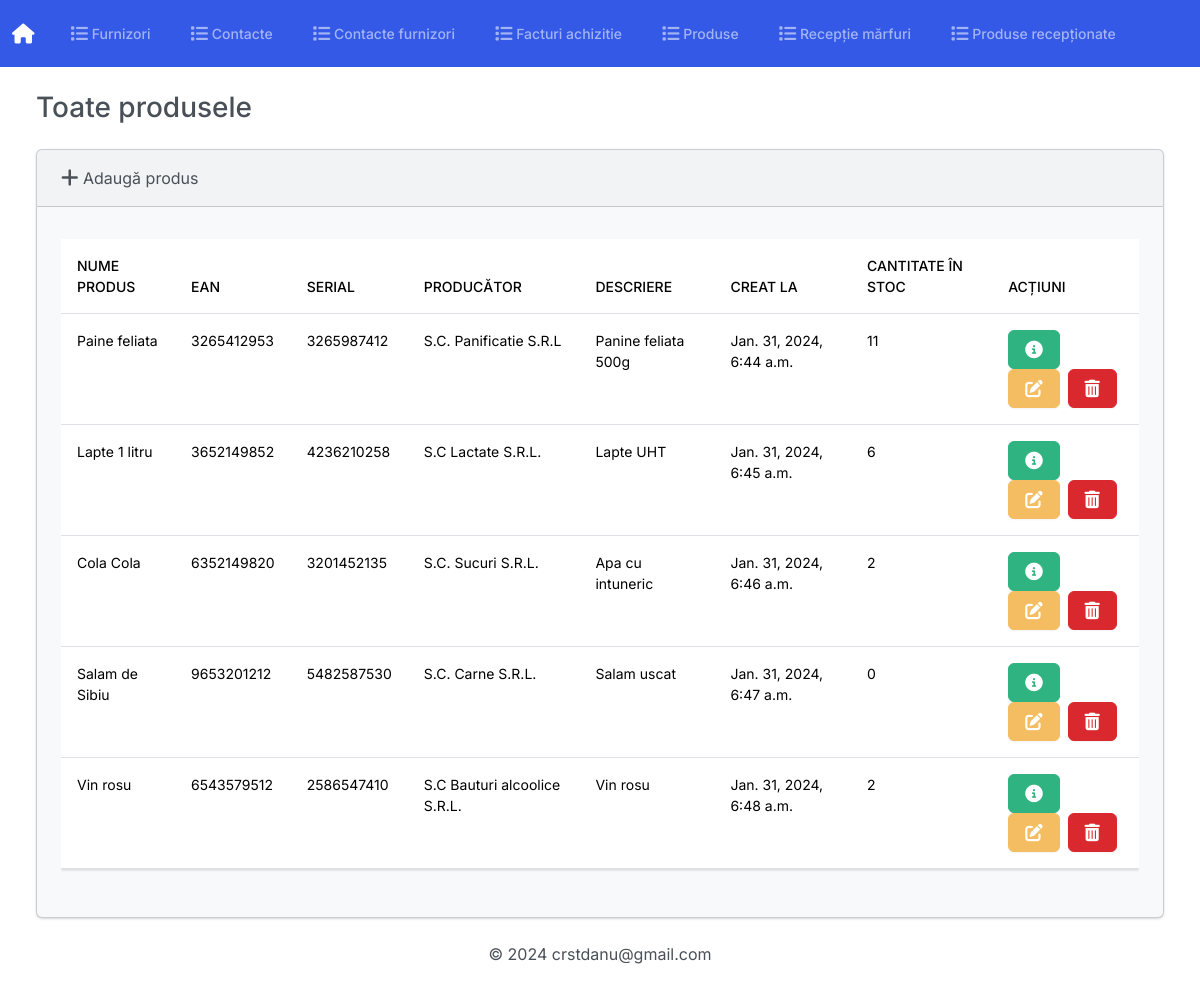
Screenshot of /produse with the database file from the repository.
### Gestiune/models.py (models this page shows, shortened)
class Produs(models.Model):
    class Meta:
        verbose_name_plural = 'Produse'
    nume_produs = models.CharField(max_length=55)
    ean = models.CharField(max_length=13)
    serial_number = models.CharField(max_length=15, default=None, null=True)
    producator = models.CharField(max_length=50)
    descriere = models.CharField(max_length=255)
    creat_la = models.DateTimeField(auto_now_add=True)
    cantitate_in_stoc = models.IntegerField(default=0)

### Gestiune/views.py (the view)
# urls.py: path('produse', views.index_produse,
def index_produse(request):
    return render(request, 'Gestiune/produse/index.html', {'produse': Produs.objects.all()})

### Gestiune/templates/Gestiune/produse/index.html (shortened to what this page needs)
{% extends "Gestiune/base.html" %}
{% block body %}
<h3 class="m-4">Toate produsele</h3>
<div class="row">
    <div class="col-12">
        {% if produse %}
        <div class="card bg-light ms-4 me-4 mb-4">
            <div class="card-header">
                <a class="nav-link" href="{% url 'adauga_produse' %}">
                    <i class="fa-solid fa-plus fa-lg"></i> Adaugă produs
                </a>
            </div>
            <div class="card-body">
                <p class="card-text">
                <div class="table-responsive">
                    <table class="table table-hover">
                        <thead>
                            <tr>
                                <th scope="col">Nume produs</th>
                                <th scope="col">EAN</th>
                                <th scope="col">Serial</th>
                                <th scope="col">Producător</th>
                                <th scope="col">Descriere</th>
                                <th scope="col">Creat la</th>
                                <th scope="col">Cantitate în stoc</th>
                                <th scope="col">Acțiuni</th>
                            </tr>
                        </thead>
                        <tbody>
                            {% for produs in produse %}
                            <tr>
                                <td>{{ produs.nume_produs }}</td>
                                <td>{{ produs.ean }}</td>
                                <td>{{ produs.serial_number }}</td>
                                <td>{{ produs.producator }}</td>
                                <td>{{ produs.descriere }}</td>
                                <td>{{ produs.creat_la }}</td>
                                <td>{{ produs.cantitate_in_stoc }}</td>
                                <td>
                                    <button type="button" class="btn btn-success me-1"
                                        href="{% url 'vezi_produse' produs.id %}" data-bs-toggle="modal"
                                        data-bs-target="#myModal{{produs.id}}">
                                    </button>
                                    <a class="btn btn-warning me-1" href="{% url 'editeaza_produse' produs.id %}">
                                    </a>
                                    <button type="button" class="btn btn-danger" data-bs-toggle="modal"
                                        data-bs-target="#delete{{produs.id}}">
                                    </button>
                                </td>
                            </tr>
                            {% endfor %}
                        </tbody>
                    </table>
                </div>
                </p>
            </div>
        </div>
        {% else %}
        <h5 class="alert alert-primary ms-4 me-4">Nu sunt înregistrări</h5>
        {% endif %}
    </div>
</div>
{% endblock %}

### rows the page displays
Produs: nume_produs "Paine feliata", ean "3265412953", serial_number "3265987412", producator "S.C. Panificatie S.R.L", descriere "Panine feliata 500g", creat_la "Jan. 31, 2024, 6:44 a.m.", cantitate_in_stoc "11"
Produs: nume_produs "Lapte 1 litru", ean "3652149852", serial_number "4236210258", producator "S.C Lactate S.R.L.", descriere "Lapte UHT", creat_la "Jan. 31, 2024, 6:45 a.m.", cantitate_in_stoc "6"
Produs: nume_produs "Cola Cola", ean "6352149820", serial_number "3201452135", producator "S.C. Sucuri S.R.L.", descriere "Apa cu intuneric", creat_la "Jan. 31, 2024, 6:46 a.m.", cantitate_in_stoc "2"
Produs: nume_produs "Salam de Sibiu", ean "9653201212", serial_number "5482587530", producator "S.C. Carne S.R.L.", descriere "Salam uscat", creat_la "Jan. 31, 2024, 6:47 a.m.", cantitate_in_stoc "0"
Produs: nume_produs "Vin rosu", ean "6543579512", serial_number "2586547410", producator "S.C Bauturi alcoolice S.R.L.", descriere "Vin rosu", creat_la "Jan. 31, 2024, 6:48 a.m.", cantitate_in_stoc "2"
